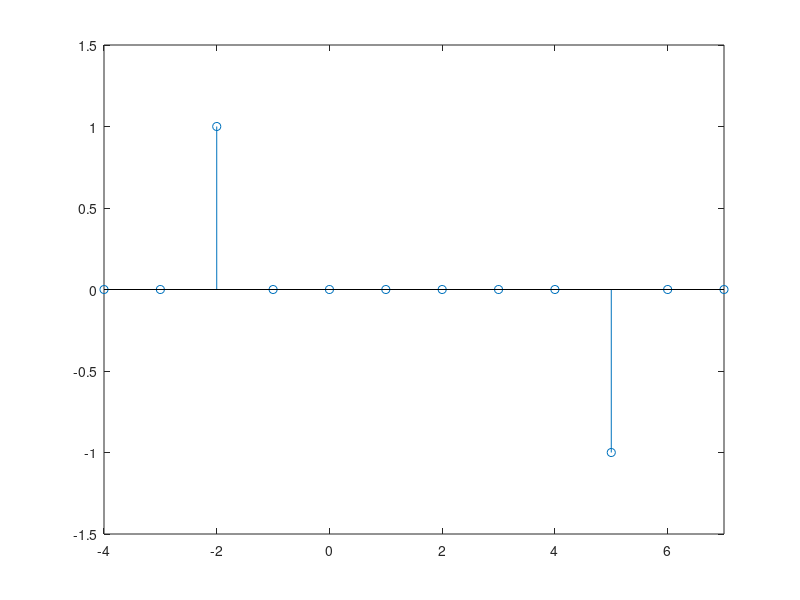

MATLAB code to generate this figure:
%3
clc;
clear all;
close all;

k = -4:1:7
y1=0*(k>=-4&k<-2)+1*(k==-2)+0*(k>-2&k<=7);
y2=0*(k>=-4&k<5)+1*(k==5)+0*(k>5&k<=7);
y=y1-y2;
stem(k,y)
axis([-4,7,-1.5,1.5])
